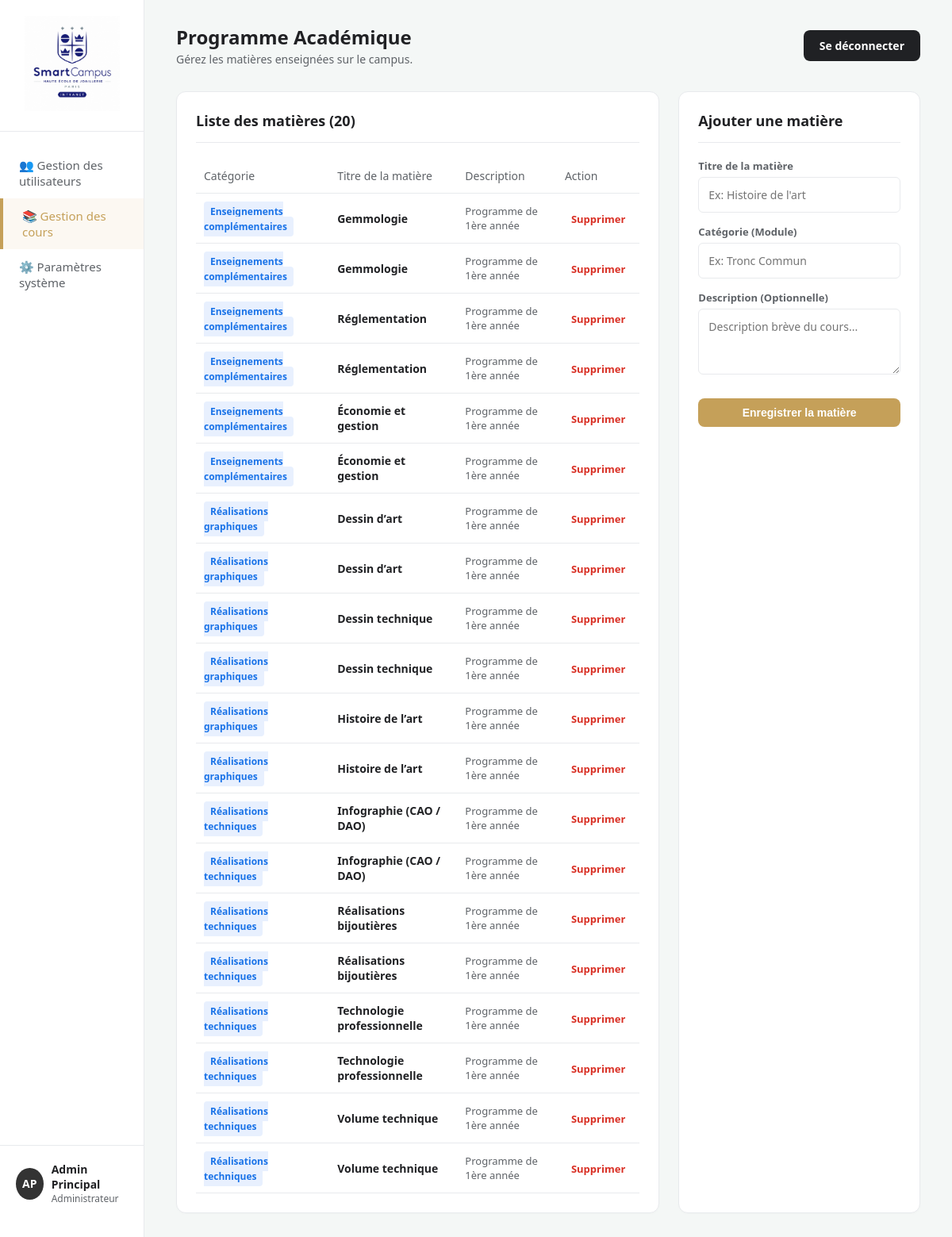
The app's page /gestion_cours.php (signed in), older data.
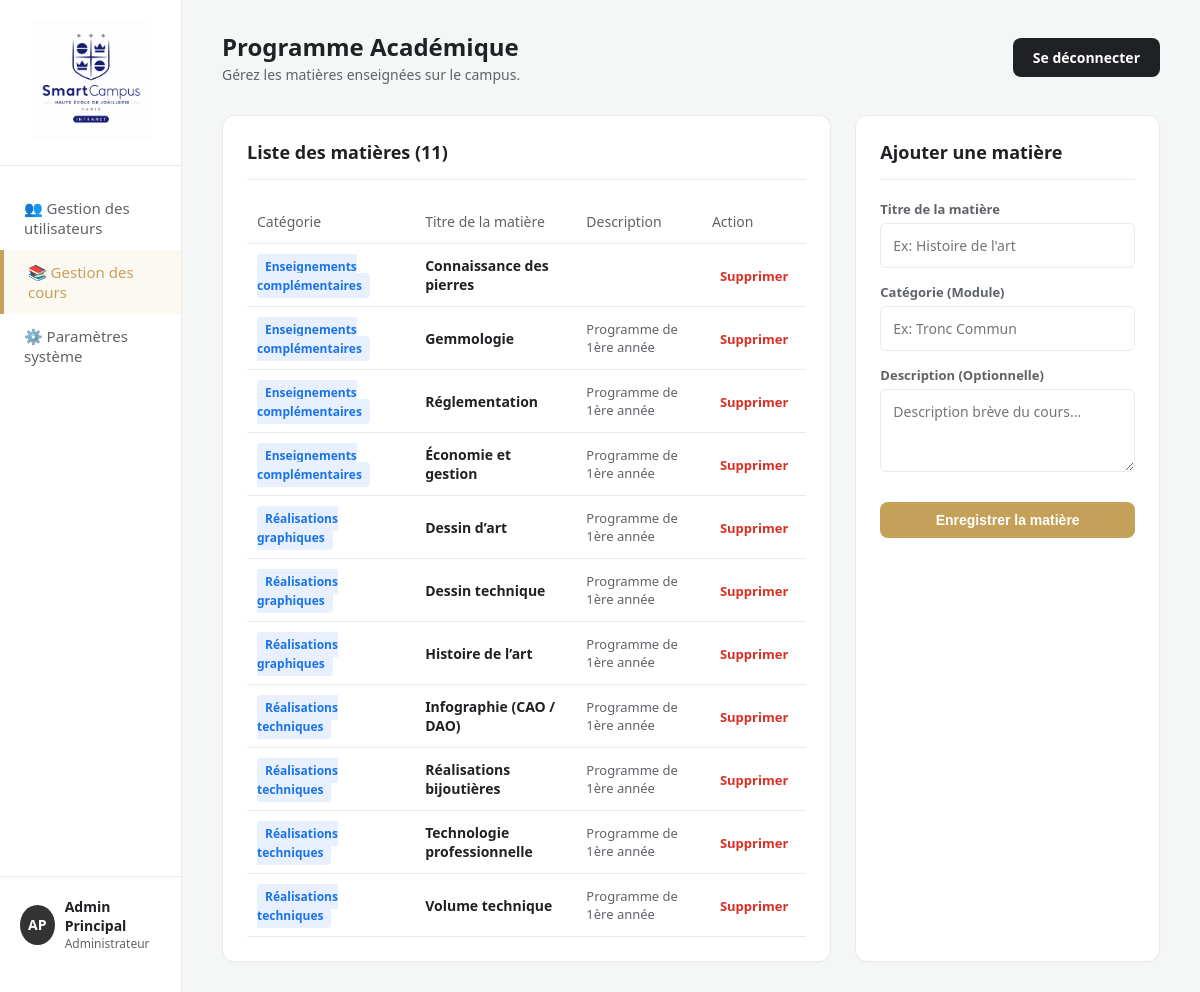
The same page, newer data.
### tables this page shows
CREATE TABLE utilisateurs (
        id INTEGER PRIMARY KEY AUTOINCREMENT,
        prenom TEXT NOT NULL,
        nom TEXT NOT NULL,
        email TEXT UNIQUE NOT NULL,
        role TEXT CHECK(role IN ('etudiant', 'professeur', 'administrateur')) NOT NULL,
        mot_de_passe_hash TEXT NOT NULL
    );

CREATE TABLE cours (
        id INTEGER PRIMARY KEY AUTOINCREMENT,
        titre TEXT NOT NULL,
        categorie TEXT NOT NULL,
        description TEXT
    );

### gestion_cours.php (the view, shortened to what this page needs)
<?php
require_once 'db.php';
$stmt_admin = $db->prepare("SELECT prenom, nom FROM utilisateurs WHERE id = ?");
$stmt_admin->execute([$_SESSION['utilisateur_id']]);
$admin = $stmt_admin->fetch(PDO::FETCH_ASSOC);
$initiales = strtoupper(substr($admin['prenom'], 0, 1) . substr($admin['nom'], 0, 1));
$liste_cours = $db->query("SELECT * FROM cours ORDER BY categorie, titre")->fetchAll(PDO::FETCH_ASSOC);
$nb_cours = count($liste_cours);
?>
<!DOCTYPE html>
<html lang="fr">
<head>
</head>
<body>
    <aside class="sidebar">
        <div class="logo-container">
            <img src="images/logo.jpg" alt="Logo HEJ" onerror="this.src='https://via.placeholder.com/120x50?text=SmartCampus'">
        </div>
        <nav>
            <a href="dashboard_administrateur.php">👥 Gestion des utilisateurs</a>
            <a href="gestion_cours.php" class="active">📚 Gestion des cours</a>
            <a href="#">⚙️ Paramètres système</a>
        </nav>
        <div class="user-widget">
            <div class="avatar-small"><?= $initiales ?></div>
            <div class="user-widget-info">
                <strong><?= htmlspecialchars($admin['prenom'] . ' ' . $admin['nom']) ?></strong>
                <span>Administrateur</span>
            </div>
        </div>
    </aside>
    <main class="main-content">
        <header class="header">
            <div>
                <h1>Programme Académique</h1>
                <span style="color: var(--text-muted); font-size: 14px;">Gérez les matières enseignées sur le campus.</span>
            </div>
            <a href="deconnexion.php" class="btn-action" style="background-color: var(--text-main);">Se déconnecter</a>
        </header>
        <div class="dashboard-grid">
            <div class="card">
                <div class="card-header" style="display: flex; justify-content: space-between; align-items: center;">
                    <h2>Liste des matières (<?= $nb_cours ?>)</h2>
                </div>
                <table>
                    <tr>
                        <th>Catégorie</th>
                        <th>Titre de la matière</th>
                        <th>Description</th>
                        <th>Action</th>
                    </tr>
                    <?php foreach ($liste_cours as $c): ?>
                        <tr>
                            <td><span class="badge-cat"><?= htmlspecialchars($c['categorie']) ?></span></td>
                            <td><strong><?= htmlspecialchars($c['titre']) ?></strong></td>
                            <td style="color: var(--text-muted); font-size: 13px;">
                                <?= htmlspecialchars(strlen($c['description']) > 40 ? substr($c['description'], 0, 40) . '...' : $c['description']) ?>
                            </td>
                            <td>
                                <a href="gestion_cours.php?action=supprimer&id=<?= $c['id'] ?>"
                                   class="btn-delete"
                                   onclick="return confirm('Attention : supprimer ce cours effacera aussi TOUTES les notes attribuées aux étudiants pour cette matière. Confirmer ?');">
                                   Supprimer
                                </a>
                            </td>
                        </tr>
                    <?php endforeach; ?>
                </table>
            </div>
            <div class="card">
                <div class="card-header">
                    <h2>Ajouter une matière</h2>
                </div>
                <form action="gestion_cours.php" method="POST">
                    <label>Titre de la matière</label>
                    <input type="text" name="titre" placeholder="Ex: Histoire de l'art" required>
                    <label>Catégorie (Module)</label>
                    <input type="text" name="categorie" placeholder="Ex: Tronc Commun" required list="categories-list">
                    <label>Description (Optionnelle)</label>
                    <textarea name="description" rows="3" placeholder="Description brève du cours..."></textarea>
                    <button type="submit" class="btn-action" style="width: 100%; margin-top: 10px;">Enregistrer la matière</button>
                </form>
            </div>
        </div>
    </main>
</body>
</html>

### gestion_cours.php (style rules this page uses)
:root { --primary: #C5A059; --primary-light: #fcf8f2; --bg-body: #f4f7f6; --sidebar-bg: #ffffff; --text-main: #202124; --text-muted: #5f6368; --border: #e8eaed; --danger: #d93025; --danger-light: #fce8e6; }
body { font-family: 'Segoe UI', Roboto, Helvetica, Arial, sans-serif; background-color: var(--bg-body); margin: 0; display: flex; height: 100vh; overflow: hidden; color: var(--text-main); }
.sidebar { width: 260px; background-color: var(--sidebar-bg); border-right: 1px solid var(--border); display: flex; flex-direction: column; padding: 20px 0; }
.sidebar .logo-container { padding: 0 20px 20px; border-bottom: 1px solid var(--border); text-align: center; }
.sidebar .logo-container img { max-width: 120px; }
.sidebar nav { flex-grow: 1; padding-top: 20px; }
.sidebar nav a { display: flex; align-items: center; padding: 12px 24px; color: var(--text-muted); text-decoration: none; font-weight: 500; font-size: 15px; transition: all 0.2s; }
.sidebar nav a.active { background-color: var(--primary-light); color: var(--primary); border-left: 4px solid var(--primary); }
.user-widget { padding: 20px; border-top: 1px solid var(--border); display: flex; align-items: center; gap: 10px; }
.user-widget .avatar-small { width: 40px; height: 40px; border-radius: 50%; background: #333; color: white; display: flex; justify-content: center; align-items: center; font-weight: bold; font-size: 14px; }
.user-widget-info { font-size: 14px; }
.user-widget-info span { display: block; color: var(--text-muted); font-size: 12px; }
.main-content { flex-grow: 1; padding: 30px 40px; overflow-y: auto; }
.header { display: flex; justify-content: space-between; align-items: center; margin-bottom: 30px; }
.header h1 { margin: 0; font-size: 24px; font-weight: 600; }
.btn-action { background-color: var(--primary); color: white; padding: 10px 20px; border-radius: 8px; text-decoration: none; font-weight: 600; font-size: 14px; border: none; cursor: pointer; transition: 0.3s; }
.dashboard-grid { display: grid; grid-template-columns: 2fr 1fr; gap: 24px; }
.card { background: white; border-radius: 12px; padding: 24px; border: 1px solid var(--border); box-shadow: 0 1px 3px rgba(0,0,0,0.02); }
.card-header { border-bottom: 1px solid var(--border); padding-bottom: 15px; margin-bottom: 20px; }
.card-header h2 { margin: 0; font-size: 18px; color: var(--text-main); }
table { width: 100%; border-collapse: collapse; }
th, td { padding: 12px 10px; text-align: left; border-bottom: 1px solid var(--border); font-size: 14px; }
th { color: var(--text-muted); font-weight: 500; }
.badge-cat { background: #e8f0fe; color: #1a73e8; padding: 4px 8px; border-radius: 4px; font-size: 12px; font-weight: 600; }
.btn-delete { color: var(--danger); text-decoration: none; font-weight: 600; font-size: 13px; padding: 4px 8px; border-radius: 4px; transition: 0.2s; }
input, select, textarea { width: 100%; padding: 12px; margin-bottom: 15px; border: 1px solid var(--border); border-radius: 6px; box-sizing: border-box; font-family: inherit; font-size: 14px; }
label { font-size: 13px; font-weight: 600; color: var(--text-muted); margin-bottom: 5px; display: block; }

Row changes from the older to the newer data that the page shows:
removed cours: categorie "Enseignements complémentaires", titre "Gemmologie", description "Programme de 1ère année"
removed cours: categorie "Enseignements complémentaires", titre "Réglementation", description "Programme de 1ère année"
removed cours: categorie "Enseignements complémentaires", titre "Économie et gestion", description "Programme de 1ère année"
removed cours: categorie "Réalisations graphiques", titre "Dessin d’art", description "Programme de 1ère année"
removed cours: categorie "Réalisations graphiques", titre "Dessin technique", description "Programme de 1ère année"
removed cours: categorie "Réalisations graphiques", titre "Histoire de l’art", description "Programme de 1ère année"
removed cours: categorie "Réalisations techniques", titre "Infographie (CAO / DAO)", description "Programme de 1ère année"
removed cours: categorie "Réalisations techniques", titre "Réalisations bijoutières", description "Programme de 1ère année"
removed cours: categorie "Réalisations techniques", titre "Technologie professionnelle", description "Programme de 1ère année"
removed cours: categorie "Réalisations techniques", titre "Volume technique", description "Programme de 1ère année"
added cours: categorie "Enseignements complémentaires", titre "Connaissance des pierres"
Text that changed along with them:
$nb_cours: "20" → "11"
